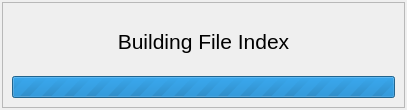
<?xml version="1.0" encoding="UTF-8"?>
<ui version="4.0">
 <class>dlgProgress</class>
 <widget class="QDialog" name="dlgProgress">
  <property name="geometry">
   <rect>
    <x>0</x>
    <y>0</y>
    <width>407</width>
    <height>110</height>
   </rect>
  </property>
  <property name="windowTitle">
   <string>Dialog</string>
  </property>
  <layout class="QHBoxLayout" name="horizontalLayout">
   <property name="spacing">
    <number>2</number>
   </property>
   <property name="leftMargin">
    <number>2</number>
   </property>
   <property name="topMargin">
    <number>2</number>
   </property>
   <property name="rightMargin">
    <number>2</number>
   </property>
   <property name="bottomMargin">
    <number>2</number>
   </property>
   <item>
    <widget class="QFrame" name="frame">
     <property name="frameShape">
      <enum>QFrame::StyledPanel</enum>
     </property>
     <property name="frameShadow">
      <enum>QFrame::Raised</enum>
     </property>
     <layout class="QVBoxLayout" name="verticalLayout">
      <item>
       <widget class="QLabel" name="label">
        <property name="font">
         <font>
          <pointsize>16</pointsize>
         </font>
        </property>
        <property name="text">
         <string>Building File Index</string>
        </property>
        <property name="alignment">
         <set>Qt::AlignCenter</set>
        </property>
       </widget>
      </item>
      <item>
       <widget class="QProgressBar" name="progressBar">
        <property name="maximum">
         <number>0</number>
        </property>
        <property name="value">
         <number>-1</number>
        </property>
       </widget>
      </item>
     </layout>
    </widget>
   </item>
  </layout>
 </widget>
 <resources/>
 <connections/>
</ui>
